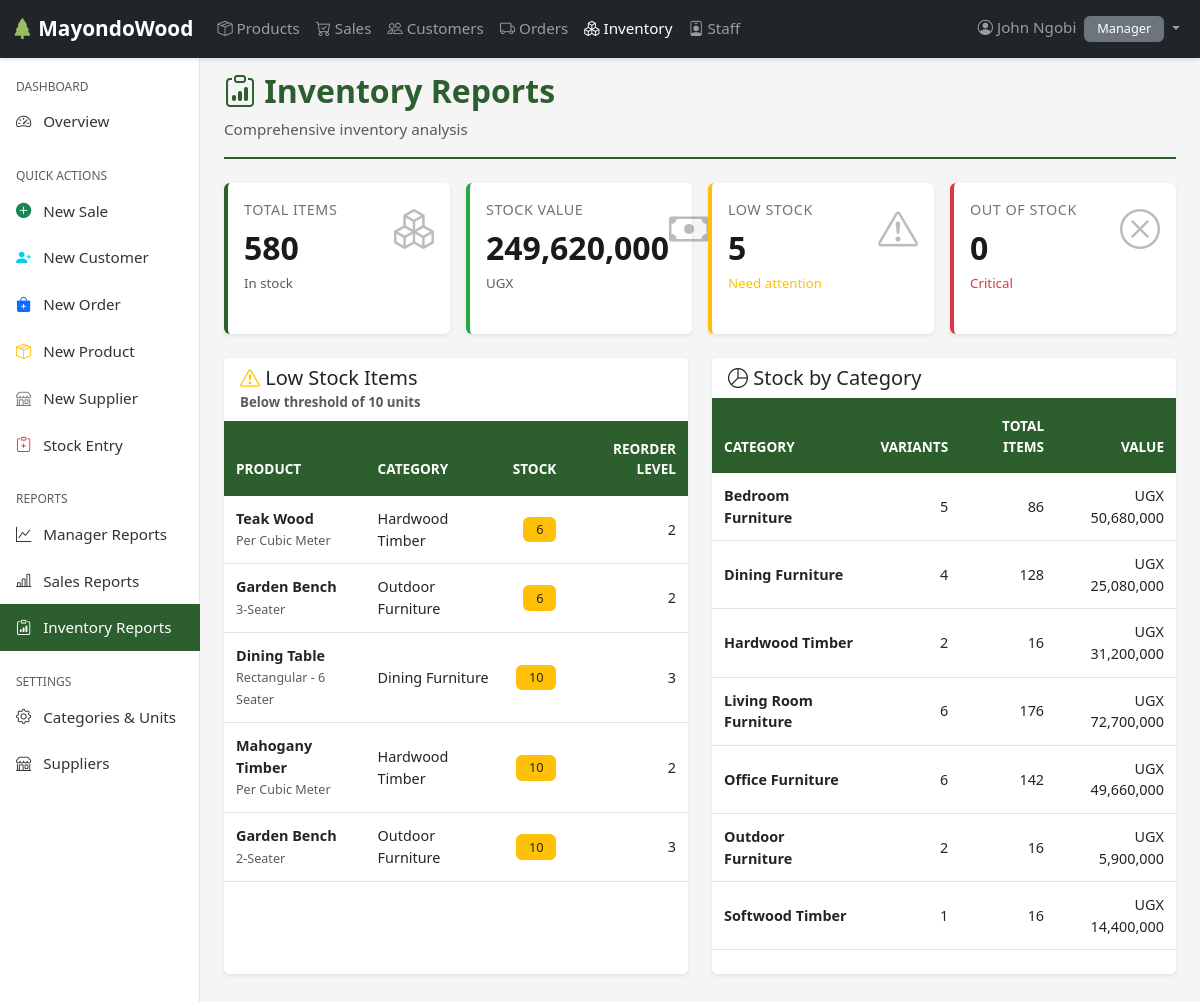
Page /inventory/reports/ (signed in) on the earlier database version.
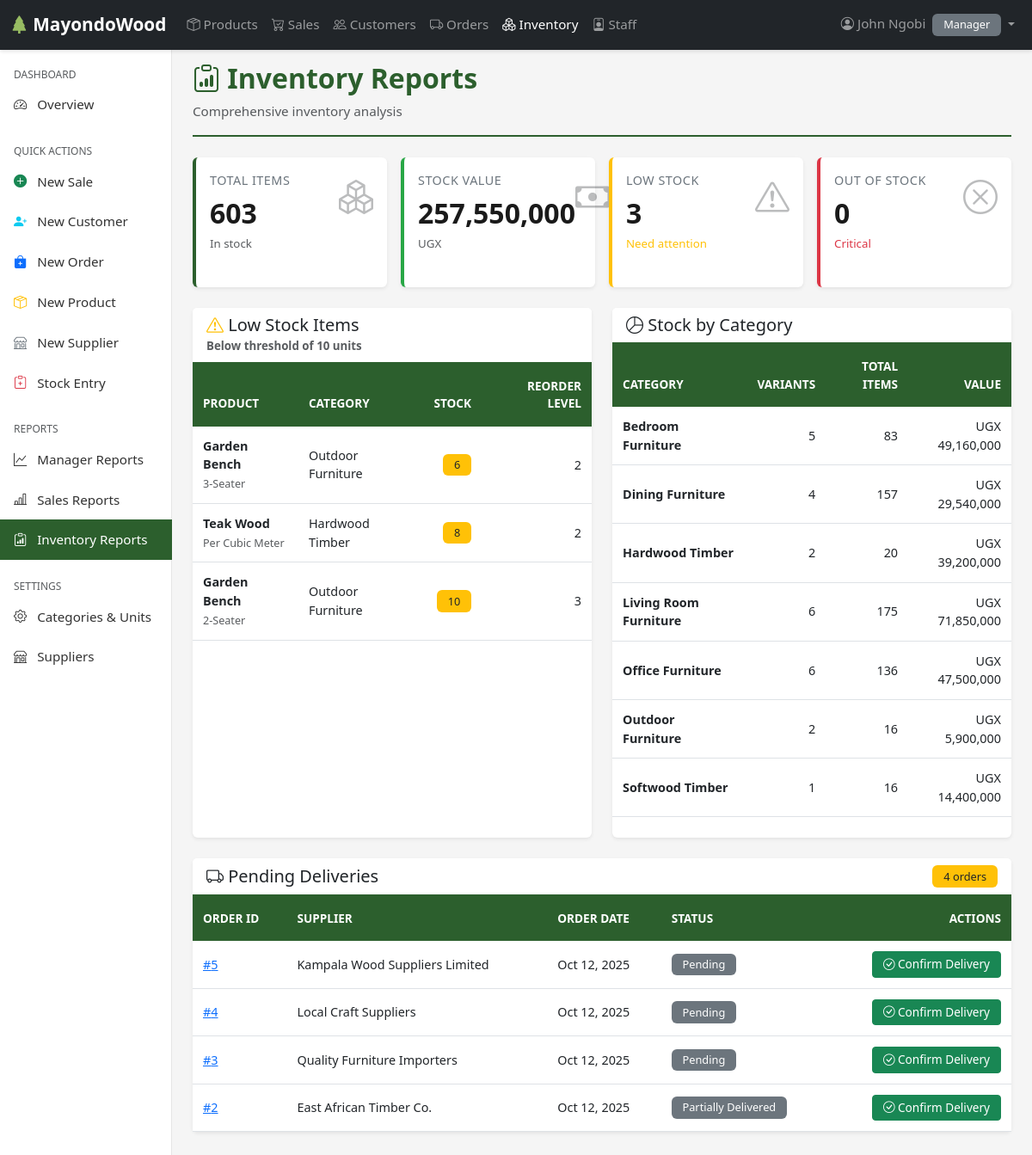
Same page on the later database version.
### products/models.py (models this page shows, shortened)
class ProductVariant(models.Model):
    product = models.ForeignKey(Product, on_delete=models.CASCADE, related_name='variants')
    variant_name = models.CharField(max_length=100)
    price = models.IntegerField(default=0)
    stock_quantity = models.PositiveIntegerField(default=0)
    reorder_level = models.PositiveIntegerField(default=5)
    is_active = models.BooleanField(default=True)
    created_at = models.DateTimeField(auto_now_add=True)
    updated_at = models.DateTimeField(auto_now=True)
    class Meta:
        ordering = ['product__name', 'variant_name']
        unique_together = [['product', 'variant_name']]

class Product(models.Model):
    name = models.CharField(max_length=100)
    category = models.ForeignKey(Category, on_delete=models.PROTECT, related_name='products')
    unit = models.ForeignKey(Unit, on_delete=models.PROTECT, related_name='products')
    supplier = models.ForeignKey('orders.Supplier', on_delete=models.SET_NULL, null=True, blank=True, related_name='products')
    description = models.TextField(blank=True)
    is_active = models.BooleanField(default=True)
    created_at = models.DateTimeField(auto_now_add=True)
    updated_at = models.DateTimeField(auto_now=True)
    class Meta:
        ordering = ['name']
        unique_together = [['name', 'category']]

class Category(models.Model):
    TYPE_CHOICES = [
        ('FURNITURE', 'Furniture'),
        ('WOOD', 'Wood'),
    ]
    name = models.CharField(max_length=100, unique=True)
    type = models.CharField(max_length=20, choices=TYPE_CHOICES, default='FURNITURE')
    description = models.TextField(blank=True)
    is_active = models.BooleanField(default=True)
    created_at = models.DateTimeField(auto_now_add=True)
    updated_at = models.DateTimeField(auto_now=True)
    class Meta:
        ordering = ['name']
        verbose_name = 'Category'
        verbose_name_plural = 'Cartegories'

### orders/models.py (models this page shows, shortened)
class Order(models.Model):
    STATUS_CHOICES = [
        ('PENDING', 'Pending'),
        ('DELIVERED', 'Delivered'),
        ('PARTIAL', 'Partially Delivered'),
        ('CANCELLED', 'Cancelled'),
    ]
    supplier = models.ForeignKey(Supplier, on_delete=models.PROTECT, related_name='orders')
    order_date = models.DateTimeField(auto_now_add=True)
    expected_delivery = models.DateField(null=True, blank=True)
    created_by = models.ForeignKey(Employee, on_delete=models.SET_NULL, null=True, related_name='created_orders')
    received_by = models.ForeignKey(Employee, on_delete=models.SET_NULL, null=True, blank=True, related_name='confirmed_orders')
    received_date = models.DateTimeField(null=True, blank=True)
    notes = models.TextField(blank=True)
    status = models.CharField(max_length=20, choices=STATUS_CHOICES, default='PENDING')
    created_at = models.DateTimeField(auto_now_add=True)
    updated_at = models.DateTimeField(auto_now=True)
    class Meta:
        ordering = ['-order_date']

class Supplier(models.Model):
    name = models.CharField(max_length=100, unique=True)
    email = models.EmailField(blank=True)
    phone = models.CharField(max_length=20, blank=True)
    contact_person  = models.CharField(max_length=100)
    address = models.TextField(blank=True)
    notes = models.TextField(blank=True)
    is_active = models.BooleanField(default=True)
    created_at = models.DateTimeField(auto_now_add=True)
    updated_at = models.DateTimeField(auto_now=True)
    class Meta:
        ordering = ['name']

### inventory/views.py (the view)
# urls.py: path('reports/', views.inventory_reports, name='reports'),
@login_required
@user_passes_test(is_inventory_or_manager, login_url='users:login')
def inventory_reports(request):
    low_stock_threshold = int(request.GET.get('threshold', 10))
    active_variants = ProductVariant.objects.filter(is_active=True)
    low_stock_items = active_variants.filter(
        stock_quantity__lte=low_stock_threshold
    ).select_related('product', 'product__category').order_by('stock_quantity')
    out_of_stock_items = active_variants.filter(
        stock_quantity=0
    ).select_related('product')
    total_stock_value = sum(v.stock_quantity * v.price for v in active_variants)
    total_items = sum(v.stock_quantity for v in active_variants)
    categories = Category.objects.filter(is_active=True)
    category_stock = []
    for category in categories:
        variants = active_variants.filter(product__category=category)
        total = sum(v.stock_quantity for v in variants)
        value = sum(v.stock_quantity * v.price for v in variants)
        category_stock.append({
            'category': category,
            'total_items': total,
            'total_value': value,
            'variant_count': variants.count()
        })
    PENDING_STATUSES = ['PENDING', 'PARTIAL']
    pending_orders_qs = Order.objects.filter(status__in=PENDING_STATUSES)
    pending_orders_list = pending_orders_qs.select_related('supplier', 'created_by').order_by('-order_date')[:10]
    pending_orders_count = pending_orders_qs.count()
    context = {
        'low_stock_items': low_stock_items,
        'low_stock_threshold': low_stock_threshold,
        'out_of_stock_items': out_of_stock_items,
        'total_stock_value': total_stock_value,
        'total_items': total_items,
        'category_stock': category_stock,
        'pending_orders': pending_orders_count,
        'pending_orders_list': pending_orders_list,
        'title': 'Inventory Reports',
        'onboarding_hints': {
            'pending_orders': "These orders are awaiting delivery confirmation. Use the action button once items arrive."
        }
    }
    return render(request, 'inventory/reports.html', context)

### inventory/views.py (called while the page is built)
def is_inventory_or_manager(user):
    return user.is_authenticated and user.role in ['INVENTORY', 'MANAGER']

### inventory/templates/inventory/reports.html (shortened to what the changed rows need)
{% extends 'base.html' %}
{% load static humanize %}
{% block content %}
<div class="page-header mb-4">
    <h1><i class="bi bi-clipboard-data"></i> Inventory Reports</h1>
</div>
<div class="row g-3 mb-4">
    <div class="col-md-3">
        <div class="card stat-card primary h-100">
            <div class="card-body">
                <div class="d-flex justify-content-between align-items-start">
                    <div>
                        <p class="stat-label mb-2">Total Items</p>
                        <h2 class="stat-value mb-1">{{ total_items }}</h2>
                        <small class="text-muted">In stock</small>
                    </div>
                </div>
            </div>
        </div>
    </div>
    <div class="col-md-3">
        <div class="card stat-card success h-100">
            <div class="card-body">
                <div class="d-flex justify-content-between align-items-start">
                    <div>
                        <p class="stat-label mb-2">Stock Value</p>
                        <h2 class="stat-value mb-1">{{ total_stock_value|intcomma }}</h2>
                        <small class="text-muted">UGX</small>
                    </div>
                </div>
            </div>
        </div>
    </div>
    <div class="col-md-3">
        <div class="card stat-card warning h-100">
            <div class="card-body">
                <div class="d-flex justify-content-between align-items-start">
                    <div>
                        <p class="stat-label mb-2">Low Stock</p>
                        <h2 class="stat-value mb-1">{{ low_stock_items.count }}</h2>
                        <small class="text-warning">Need attention</small>
                    </div>
                </div>
            </div>
        </div>
    </div>
    <div class="col-md-3">
        <div class="card stat-card danger h-100">
            <div class="card-body">
                <div class="d-flex justify-content-between align-items-start">
                    <div>
                        <h2 class="stat-value mb-1">{{ out_of_stock_items.count }}</h2>
                    </div>
                </div>
            </div>
        </div>
    </div>
</div>
<div class="row">
    <div class="col-lg-6 mb-4">
        <div class="card h-100">
            <div class="card-body p-0">
                {% if low_stock_items %}
                <div class="table-responsive">
                    <table class="table table-hover mb-0">
                        <thead>
                            <tr>
                                <th>Product</th>
                                <th>Category</th>
                                <th class="text-end">Stock</th>
                                <th class="text-end">Reorder Level</th>
                            </tr>
                        </thead>
                        <tbody>
                            {% for item in low_stock_items %}
                            <tr>
                                <td>
                                    <strong>{{ item.product.name }}</strong><br>
                                    <small class="text-muted">{{ item.variant_name }}</small>
                                </td>
                                <td>{{ item.product.category.name }}</td>
                                <td class="text-end">
                                    <span class="badge {% if item.stock_quantity == 0 %}bg-danger{% else %}bg-warning text-dark{% endif %}">
                                        {{ item.stock_quantity }}
                                    </span>
                                </td>
                                <td class="text-end">{{ item.reorder_level }}</td>
                            </tr>
                            {% endfor %}
                        </tbody>
                    </table>
                </div>
                {% else %}
                <div class="empty-state py-4">
                    <i class="bi bi-check-circle text-success d-block"></i>
                    <p class="mb-0">All stock levels are healthy</p>
                </div>
                {% endif %}
            </div>
        </div>
    </div>
    <div class="col-lg-6 mb-4">
        <div class="card h-100">
            <div class="card-body p-0">
                {% if category_stock %}
                <div class="table-responsive">
                    <table class="table table-hover mb-0">
                        <thead>
                            <tr>
                                <th>Category</th>
                                <th class="text-end">Variants</th>
                                <th class="text-end">Total Items</th>
                                <th class="text-end">Value</th>
                            </tr>
                        </thead>
                        <tbody>
                            {% for item in category_stock %}
                            <tr>
                                <td><strong>{{ item.category.name }}</strong></td>
                                <td class="text-end">{{ item.variant_count }}</td>
                                <td class="text-end">{{ item.total_items }}</td>
                                <td class="text-end">UGX {{ item.total_value|floatformat:0|intcomma }}</td>
                            </tr>
                            {% endfor %}
                        </tbody>
                    </table>
                </div>
                {% else %}
                <div class="empty-state py-4">
                    <i class="bi bi-inbox d-block"></i>
                    <p class="mb-0">No category data available</p>
                </div>
                {% endif %}
            </div>
        </div>
    </div>
</div>
{% if pending_orders_list %}
<div class="card mb-4">
    <div class="card-header d-flex justify-content-between align-items-center">
        <h5 class="mb-0"><i class="bi bi-truck"></i> Pending Deliveries</h5>
        <span class="badge bg-warning text-dark">{{ pending_orders }} order{{ pending_orders|pluralize }}</span>
    </div>
    <div class="card-body p-0">
        <div class="table-responsive">
            <table class="table table-hover mb-0">
                <thead>
                    <tr>
                        <th>Order ID</th>
                        <th>Supplier</th>
                        <th>Order Date</th>
                        <th>Status</th>
                        <th class="text-end">Actions</th>
                    </tr>
                </thead>
                <tbody>
                    {% for order in pending_orders_list %}
                    <tr>
                        <td><a href="{% url 'orders:order_detail' order.pk %}">#{{ order.id }}</a></td>
                        <td>{{ order.supplier.name|default:"(No supplier)" }}</td>
                        <td>{{ order.order_date|date:"M d, Y" }}</td>
                        <td><span class="badge bg-secondary">{{ order.get_status_display }}</span></td>
                        <td class="text-end">
                            <a href="{% url 'orders:confirm_delivery' order.pk %}" class="btn btn-sm btn-success">
                                <i class="bi bi-check-circle"></i> Confirm Delivery
                            </a>
                        </td>
                    </tr>
                    {% empty %}
                    <tr><td colspan="5" class="text-center text-muted">No pending deliveries found.</td></tr>
                    {% endfor %}
                </tbody>
            </table>
        </div>
    </div>
</div>
{% endif %}
{% endblock %}

Differences in the rows shown:
no longer on this page (row edited): ProductVariant: product.name "Dining Table", variant_name "Rectangular - 6 Seater", product.category.name "Dining Furniture", stock_quantity "10", reorder_level "3"
no longer on this page (row edited): ProductVariant: product.name "Mahogany Timber", variant_name "Per Cubic Meter", product.category.name "Hardwood Timber", stock_quantity "10", reorder_level "2"
shown differently, row unchanged: ProductVariant "3-Seater": moves up the list
changed ProductVariant "Per Cubic Meter": stock_quantity "6" → "8"
computed for Category "Bedroom Furniture": total_items "86" → "83"; total_value "50,680,000" → "49,160,000"
computed for Category "Dining Furniture": total_items "128" → "157"; total_value "25,080,000" → "29,540,000"
computed for Category "Hardwood Timber": total_items "16" → "20"; total_value "31,200,000" → "39,200,000"
computed for Category "Living Room Furniture": total_items "176" → "175"; total_value "72,700,000" → "71,850,000"
computed for Category "Office Furniture": total_items "142" → "136"; total_value "49,660,000" → "47,500,000"
added Order: id "5", supplier.name "Kampala Wood Suppliers Limited", order_date "Oct 12, 2025", status "Pending"
added Order: id "4", supplier.name "Local Craft Suppliers", order_date "Oct 12, 2025", status "Pending"
added Order: id "3", supplier.name "Quality Furniture Importers", order_date "Oct 12, 2025", status "Pending"
added Order: id "2", supplier.name "East African Timber Co.", order_date "Oct 12, 2025", status "Partially Delivered"
Other differences:
{{ total_items }}: "580" → "603"
{{ total_stock_value|intcomma }}: "249,620,000" → "257,550,000"
{{ low_stock_items.count }}: "5" → "3"
{{ pending_orders }}: (not shown) → "4"
text now shown: "Pending Deliveries order ORDER ID SUPPLIER ORDER DATE STATUS ACTIONS"
